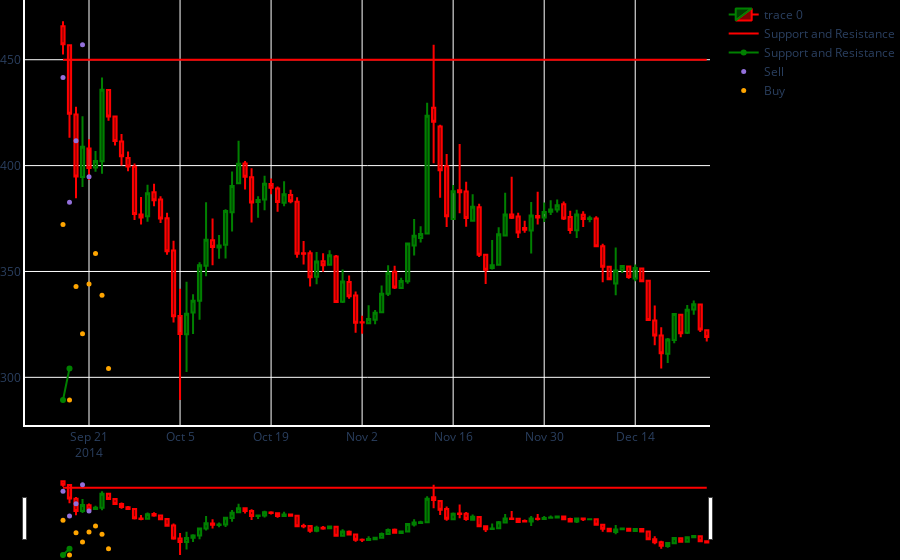

The notebook cell saved with this chart:
### Code cell
# with indicator

import plotly.graph_objects as go
fig = go.Figure(data=[go.Candlestick(x=df.index,
                                    open=df['Open'],
                                    high=df['High'],
                                    low=df['Low'],
                                    close=df['Close'],
                                    increasing_line_color='green',
                                    decreasing_line_color='red'),
                                    go.Scatter(x=df.index, y=[450]*len(df), line=dict(color='red', width=2), name="Support and Resistance"),
                                    go.Scatter(x=df.index, y=support_points, line=dict(color='green', width=2), name="Support and Resistance"),
                                    go.Scatter(x=df.index, y=resistances, mode="markers", marker=dict(size=5, color="MediumPurple"), name="Sell"),
                                    go.Scatter(x=df.index, y=supports, mode="markers", marker=dict(size=5, color="Orange"), name="Buy")])

fig.update(layout_xaxis_rangeslider_visible=True)
fig.update_layout(paper_bgcolor="black", plot_bgcolor="black", margin_l=0, margin_b=0, margin_r=0, margin_t=0)
fig.update_xaxes(showline=True, linewidth=2, linecolor='white', gridcolor='white')
fig.update_yaxes(showline=True, linewidth=2, linecolor='white', gridcolor='white')
fig.show()
